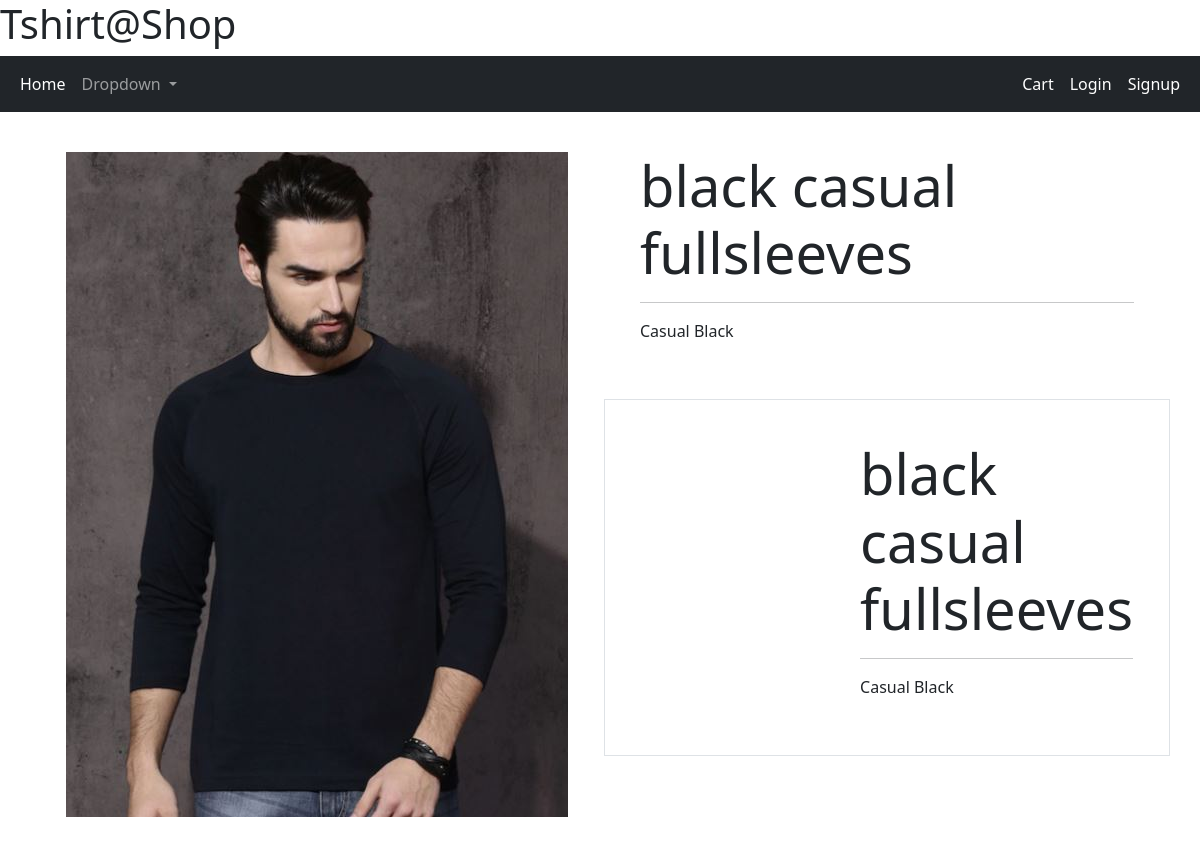
The app's page /product/4 with its own data.
### store/models.py (models this page shows, shortened)
class Tshirt(models.Model):
    name = models.CharField(max_length=50, null= False)
    description = models.CharField(max_length=500, null=True)
    discount= models.IntegerField(default=0)
    image= models.ImageField(upload_to="upload/images/", null=False)
    occasion= models.ForeignKey(Occasion, on_delete=models.CASCADE)
    brand= models.ForeignKey(Brand, on_delete=models.CASCADE)
    sleeve= models.ForeignKey(Sleeve, on_delete=models.CASCADE)
    neck_type= models.ForeignKey(Necktype, on_delete=models.CASCADE)
    ideal_for= models.ForeignKey(IdealFor, on_delete=models.CASCADE)
    colour= models.ForeignKey(Colour, on_delete=models.CASCADE)

### store/views.py (the view)
# urls.py: path("product/<int:id>", show_product)
def show_product(request, id):
    tshirt=Tshirt.objects.get(pk=id)
    return render(request,template_name="store/products_details.html", context={"tshirt": tshirt})

### store/templates/store/products_details.html (shortened to what this page needs)
{% extends "./base.html" %}
{% block content %}
<div class="container">
    <div class="row">
        <div class="col">
            <div class="p-4 m-3 mx-auto">
                <img src="{{tshirt.image.url}}" class="image-fluid">
            </div>
        </div>
        <div class="col">
            <div class="p-4 m-3 mx-auto">
                <div class="display-4">{{tshirt.name}}</div>
                    <hr>
                <p>{{tshirt.description|title}}</p>
            </div>
                <div class="row border">
                    <div class="col">
                        <div class="p-4 m-3 mx-auto">
                        </div>
                    </div>
                    <div class="col">
                        <div class="p-4 m-3 mx-auto">
                            <div class="display-4">{{tshirt.name}}</div>
                                <hr>
                            <p>{{tshirt.description|title}}</p>
                        </div>
                    </div>
                </div>
            </div>
    </div>
</div>
{% endblock %}

### records on screen
Tshirt: image (picture), name "black casual fullsleeves", description "Casual Black"
